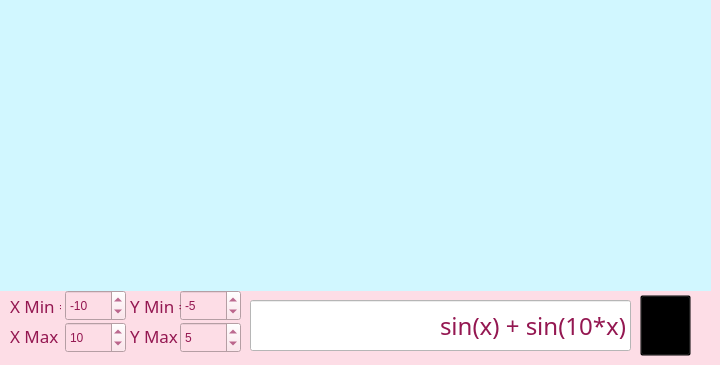
    <widget class="QWidget" name="graphPage">
     <property name="styleSheet">
      <string notr="true">background-color: rgb(253,221,230);
color: rgb(148, 23, 81);</string>
     </property>
     <widget class="QCustomPlot" name="graph_img" native="true">
      <property name="geometry">
       <rect>
        <x>0</x>
        <y>0</y>
        <width>711</width>
        <height>291</height>
       </rect>
      </property>
      <property name="styleSheet">
       <string notr="true">background-color: rgb(209, 247, 255)</string>
      </property>
     </widget>
     <widget class="QSpinBox" name="xMax">
      <property name="geometry">
       <rect>
        <x>65</x>
        <y>322</y>
        <width>61</width>
        <height>31</height>
       </rect>
      </property>
      <property name="wrapping">
       <bool>false</bool>
      </property>
      <property name="readOnly">
       <bool>false</bool>
      </property>
      <property name="minimum">
       <number>-1000000</number>
      </property>
      <property name="maximum">
       <number>1000000</number>
      </property>
      <property name="singleStep">
       <number>1</number>
      </property>
      <property name="value">
       <number>10</number>
      </property>
     </widget>
     <widget class="QSpinBox" name="yMin">
      <property name="geometry">
       <rect>
        <x>180</x>
        <y>290</y>
        <width>61</width>
        <height>31</height>
       </rect>
      </property>
      <property name="wrapping">
       <bool>false</bool>
      </property>
      <property name="readOnly">
       <bool>false</bool>
      </property>
      <property name="minimum">
       <number>-1000000</number>
      </property>
      <property name="maximum">
       <number>1000000</number>
      </property>
      <property name="singleStep">
       <number>1</number>
      </property>
      <property name="value">
       <number>-5</number>
      </property>
     </widget>
     <widget class="QSpinBox" name="yMax">
      <property name="geometry">
       <rect>
        <x>180</x>
        <y>322</y>
        <width>61</width>
        <height>31</height>
       </rect>
      </property>
      <property name="wrapping">
       <bool>false</bool>
      </property>
      <property name="readOnly">
       <bool>false</bool>
      </property>
      <property name="minimum">
       <number>-1000000</number>
      </property>
      <property name="maximum">
       <number>1000000</number>
      </property>
      <property name="singleStep">
       <number>1</number>
      </property>
      <property name="value">
       <number>5</number>
      </property>
     </widget>
     <widget class="QLabel" name="label_xMin">
      <property name="geometry">
       <rect>
        <x>10</x>
        <y>290</y>
        <width>51</width>
        <height>31</height>
       </rect>
      </property>
      <property name="font">
       <font>
        <family>American Typewriter</family>
        <pointsize>13</pointsize>
        <italic>false</italic>
       </font>
      </property>
      <property name="styleSheet">
       <string notr="true">background-color: transparent;</string>
      </property>
      <property name="text">
       <string>X Min =</string>
      </property>
     </widget>
     <widget class="QLabel" name="label_xMax">
      <property name="geometry">
       <rect>
        <x>10</x>
        <y>320</y>
        <width>51</width>
        <height>31</height>
       </rect>
      </property>
      <property name="font">
       <font>
        <family>American Typewriter</family>
        <pointsize>13</pointsize>
        <italic>false</italic>
       </font>
      </property>
      <property name="styleSheet">
       <string notr="true">background-color: transparent;</string>
      </property>
      <property name="text">
       <string>X Max =</string>
      </property>
     </widget>
     <widget class="QLabel" name="label_yMin">
      <property name="geometry">
       <rect>
        <x>130</x>
        <y>290</y>
        <width>51</width>
        <height>31</height>
       </rect>
      </property>
      <property name="font">
       <font>
        <family>American Typewriter</family>
        <pointsize>13</pointsize>
        <italic>false</italic>
       </font>
      </property>
      <property name="styleSheet">
       <string notr="true">background-color: transparent;</string>
      </property>
      <property name="text">
       <string>Y Min =</string>
      </property>
     </widget>
     <widget class="QLineEdit" name="graph_line">
      <property name="geometry">
       <rect>
        <x>250</x>
        <y>300</y>
        <width>381</width>
        <height>51</height>
       </rect>
      </property>
      <property name="font">
       <font>
        <family>American Typewriter</family>
        <pointsize>18</pointsize>
       </font>
      </property>
      <property name="layoutDirection">
       <enum>Qt::LeftToRight</enum>
      </property>
      <property name="styleSheet">
       <string notr="true">background-color:  white;</string>
      </property>
      <property name="text">
       <string>sin(x) + sin(10*x)</string>
      </property>
      <property name="maxLength">
       <number>255</number>
      </property>
      <property name="alignment">
       <set>Qt::AlignRight|Qt::AlignTrailing|Qt::AlignVCenter</set>
      </property>
      <property name="placeholderText">
       <string>sin(x) + sin(10*x)</string>
      </property>
     </widget>
     <widget class="QLabel" name="label_yMax">
      <property name="geometry">
       <rect>
        <x>130</x>
        <y>320</y>
        <width>51</width>
        <height>31</height>
       </rect>
      </property>
      <property name="font">
       <font>
        <family>American Typewriter</family>
        <pointsize>13</pointsize>
        <italic>false</italic>
       </font>
      </property>
      <property name="styleSheet">
       <string notr="true">background-color: transparent;</string>
      </property>
      <property name="text">
       <string>Y Max =</string>
      </property>
     </widget>
     <widget class="QPushButton" name="reload">
      <property name="geometry">
       <rect>
        <x>640</x>
        <y>295</y>
        <width>51</width>
        <height>61</height>
       </rect>
      </property>
      <property name="styleSheet">
       <string notr="true">background-color: transparent;</string>
      </property>
      <property name="text">
       <string/>
      </property>
      <property name="icon">
       <iconset resource="resources.qrc">
        <normaloff>:/icons/reload.png</normaloff>:/icons/reload.png</iconset>
      </property>
      <property name="iconSize">
       <size>
        <width>55</width>
        <height>55</height>
       </size>
      </property>
      <property name="checkable">
       <bool>true</bool>
      </property>
      <property name="autoDefault">
       <bool>false</bool>
      </property>
     </widget>
     <widget class="QSpinBox" name="xMin">
      <property name="geometry">
       <rect>
        <x>65</x>
        <y>290</y>
        <width>61</width>
        <height>31</height>
       </rect>
      </property>
      <property name="wrapping">
       <bool>false</bool>
      </property>
      <property name="readOnly">
       <bool>false</bool>
      </property>
      <property name="minimum">
       <number>-1000000</number>
      </property>
      <property name="maximum">
       <number>1000000</number>
      </property>
      <property name="singleStep">
       <number>1</number>
      </property>
      <property name="value">
       <number>-10</number>
      </property>
     </widget>
    </widget>
